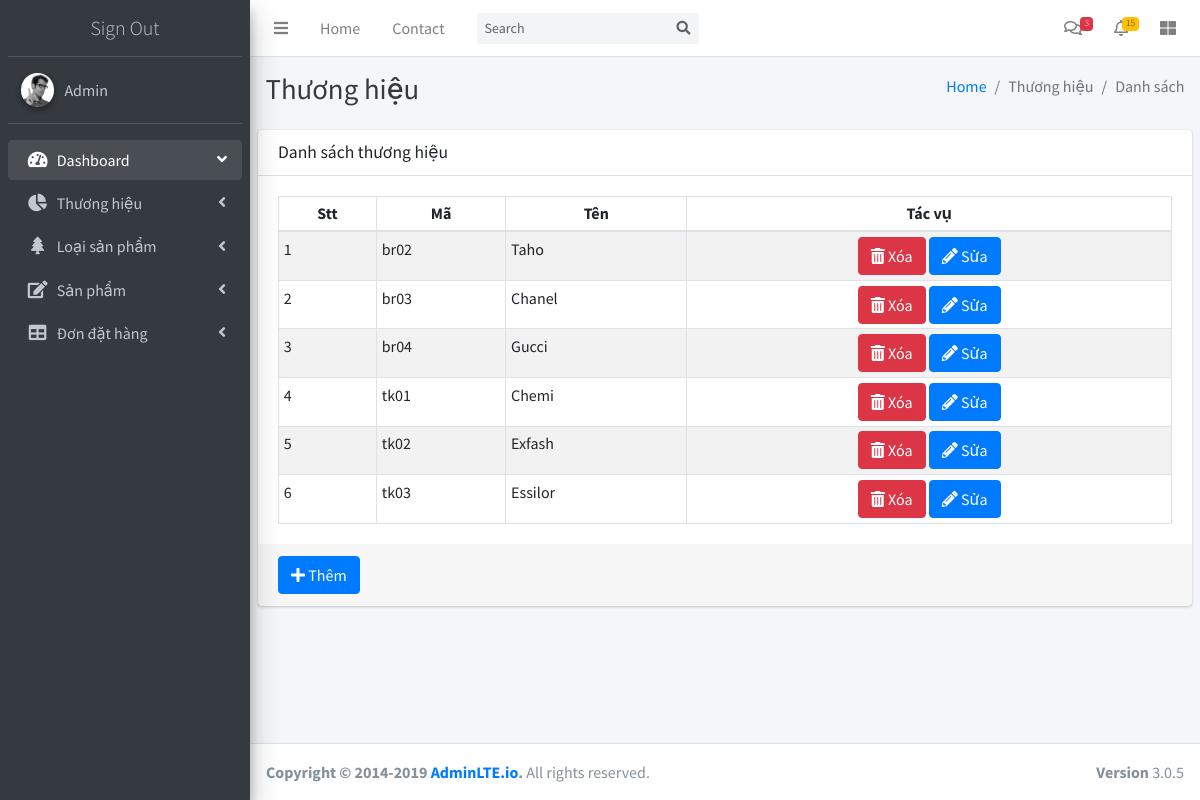
Screenshot of /admin/index.php?m=brand&p=list (signed in) with the database file from the repository.
### tables this page shows
CREATE TABLE IF NOT EXISTS `t_brand` (
  `brandId` varchar(20) NOT NULL,
  `brandName` varchar(30) NOT NULL,
  PRIMARY KEY (`brandId`)
);

### admin/modules/brand/list.php (the view, shortened to what this page needs)
<div class="card">
  <div class="card-header">
    <h5 class="card-title">Danh sách thương hiệu</h5>
  </div>
  <div class="card-body">
    <table class="table table-bordered table-hover table-striped table-sm">
      <thead>
        <tr>
          <th class="text-center">Stt</th>
          <th class="text-center">Mã</th>
          <th class="text-center">Tên</th>
          <th class="text-center">Tác vụ</th>
        </tr>
      </thead>
      <tbody>
        <?php
              $sql = "select * from t_brand";
              $temp = $obj->query($sql);
              $data = $temp->fetchAll();
              $stt = 0;
              foreach($data as $key=>$value) {
                $stt++;
            ?>
        <tr>
          <td><?php echo $stt?></td>
          <td><?php echo $value['brandId']?></td>
          <td><?php echo $value['brandName']?></td>
          <td class="text-center">
            <a href="index.php?m=brand&p=delete&id=<?php echo $value['brandId']?>" class="btn btn-danger">
              <i class="fas fa-trash-alt"></i> Xóa
            </a>
            <a href="index.php?m=brand&p=edit&id=<?php echo $value['brandId']?>" class="btn btn-primary">
              <i class="fas fa-pencil-alt"></i> Sửa
            </a>
          </td>
        </tr>
        <?php } $obj = null; ?>
      </tbody>
    </table>
  </div>
  <div class="card-footer">
    <a href="index.php?m=brand&p=create" class="btn btn-primary"><i class="fas fa-plus"></i> Thêm</a>
  </div>
</div>

### admin/index.php (shortened to what this page needs)
<?php
$modules = array("brand", "categories", "product", "order");
$pages = array("list", "create", "delete", "edit", "detail");
?>
<!DOCTYPE html>
<html lang="vn">
<head>
  <?php include "block/head.php" ?>
</head>
<body class="hold-transition sidebar-mini">
  <div class="wrapper">
    <nav class="main-header navbar navbar-expand navbar-white navbar-light">
      <?php include "block/left_navbar.php" ?>
      <?php include "block/right_navbar.php" ?>
    </nav>
    <aside class="main-sidebar sidebar-dark-primary elevation-4">
      <div class="sidebar">
        <?php include "block/sidebar_user.php" ?>
        <?php include "block/sidebar_menu.php" ?>
      </div>
    </aside>
    <div class="content-wrapper">
      <?php include "block/content_header.php" ?>
      <div class="content">
        <?php
          if(isset($_GET["m"]) && isset($_GET["p"]))
          {
            $m = $_GET["m"];
            $p = $_GET["p"];
            foreach($modules as $module){
              if($module == $m){
                foreach($pages as $page){
                  if($page == $p){
                    include "modules/".$m."/".$p.".php";
                  }
                }
              }
            }
          }else{
            include "block/main_content.php";
          }
        ?>
      </div>
    </div>
    <?php include "block/footer.php" ?>
  </div>
</body>
</html>

### rows the page displays
t_brand: brandId "br02", brandName "Taho"
t_brand: brandId "br03", brandName "Chanel"
t_brand: brandId "br04", brandName "Gucci"
t_brand: brandId "tk01", brandName "Chemi"
t_brand: brandId "tk02", brandName "Exfash"
t_brand: brandId "tk03", brandName "Essilor"

### other values shown
$h1 "Thương hiệu"
$item "Danh sách"
